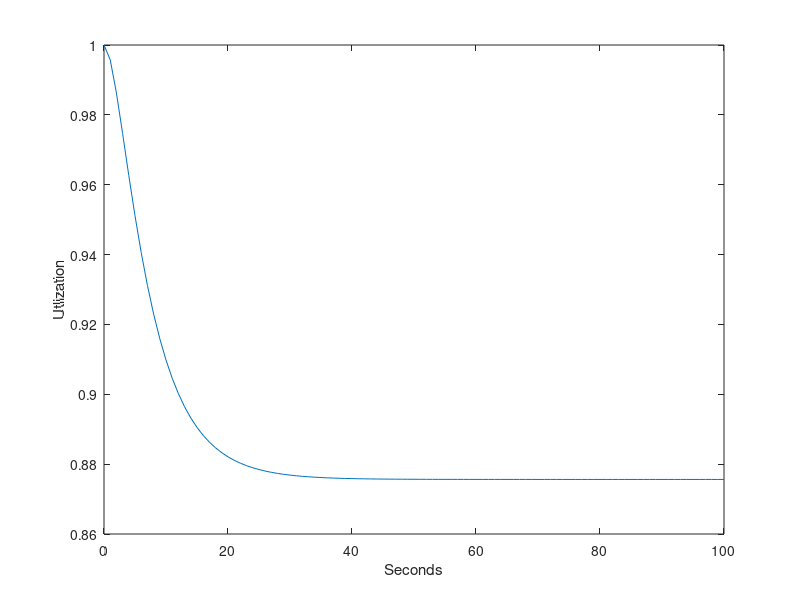
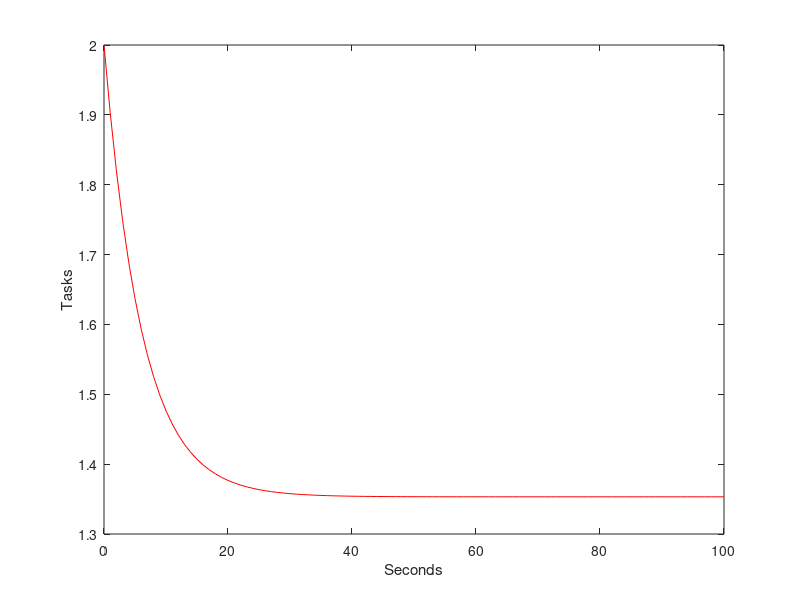
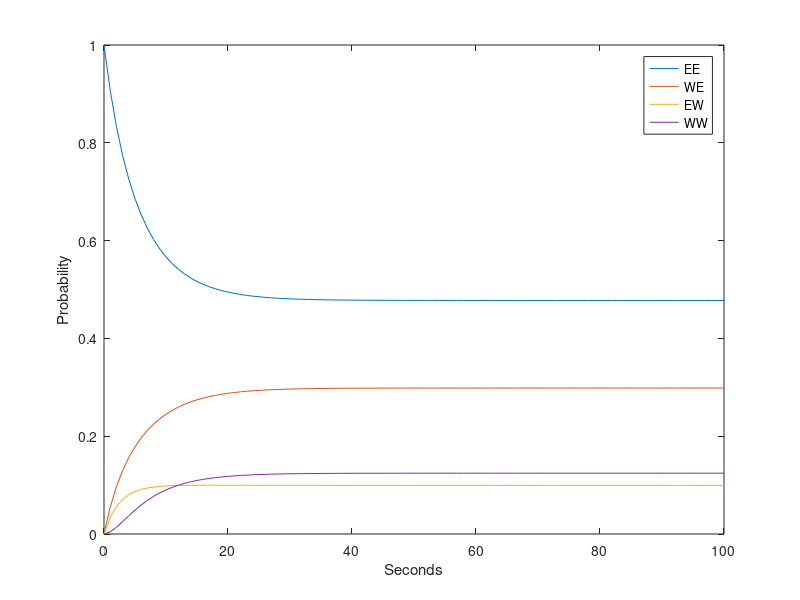

Recreate these plots in MATLAB, in order.
clear variables;
clc;

% Average durations
WA = 10;
WB = 5;
EA = 8;
EB = 12;
TotalTime = 100;

% Rates waiting
rWA = 1/WA;
rWB = 1/WB;
% Rates for normal execution
rEA = 1/EA;
rEB = 1/EB;
% Rates for parallel execution
p_rEA = 1/(EA*2);
p_rEB = 1/(EB*2);

% From the graph for each row write the output arrows
% Diagonal = sum with opposite sign
%       s1    s2         s3          s4
Q = [ -p_rEA-p_rEB ,p_rEA  ,  p_rEB,   0;       %s1
        rWA ,  -rWA-rEB    ,   0   , rEB;       %s2
        rWB ,   0  , -rWB-rEA,  rEA;            %s3
        0   ,   rWB  ,  rWA  ,  -rWB-rWA];      %s4

% System initial status
%    s1 s2  s3 s4
p0 = [1, 0, 0, 0];
alphaU = [1, 1, 1, 0];
alphaN = [2, 1, 1, 0];

% We have a completed execution (1 value) every time we have a transaction from an Execution to a Waiting
%      s1 s2 s3 s4
Ex = [ 0, 1, 1, 0;    %s1
       0, 0, 0, 1;    %s2
       0, 0, 0, 1;    %s3
       0, 0, 0, 0];   %s4
    
%[t, Sol] = ode45(@(t,x) Q'*x, [0 TotalTime], p0');
dim = 101;
t = linspace(0, 100, dim);
Sol = zeros(dim,4);
for i=1:size(t,2)
    Sol(i,:) = p0 * expm(Q*t(i));
end

%% Utilization and average number of tasks in execution
% Utilization calulcated with matrix formulas
U1 = Sol(end,:) * alphaU';
% Alternative way to calculate the Utilization with the full formula on the slide
U2 = 0;
for i=1:length(Sol(end,:))
    U2 = U2 + Sol(end,i)*alphaU(i);
end
fprintf("Utilization: %f or %f\n", U1, U2);
N = Sol(end,:) * alphaN';
fprintf("Avg number of tasks: %f\n", N);

%% Throughput
X = 0;
for i=1:length(Sol(end,:))
    multiplier = 0;
    for j=1:length(Ex(:,end))
        % In Mathlab "~=" means "!="
        if j ~= i
            multiplier = multiplier + Q(i,j)*Ex(i,j);
        end
    end
    if multiplier ~= 0
        X = X + Sol(end,i)*multiplier;
    end
end
fprintf("Throughput: %f\n", X);

%% Number of jobs at t = 10s, t = 20s, t = 50s and t = 100s
times = [10, 20, 50, 100];
for i=1:length(times)
    fprintf("N(%d)= %f\n", times(i), Sol(times(i)+1,:) * alphaN');
end

%% Plotting phase
figure('Name', 'Utlization','NumberTitle','off');
plot(t, Sol * alphaU', "-");
xlabel('Seconds') ;
ylabel('Utlization') ;

figure('Name', 'Avg Number of tasks','NumberTitle','off');
plot(t, Sol * alphaN', "r-");
xlabel('Seconds') ;
ylabel('Tasks') ;

figure('Name', 'Probability of the states in the total range','NumberTitle','off');
plot(t, Sol, "-");
legend("EE", "WE", "EW", "WW");
xlabel('Seconds') ;
ylabel('Probability') ;
